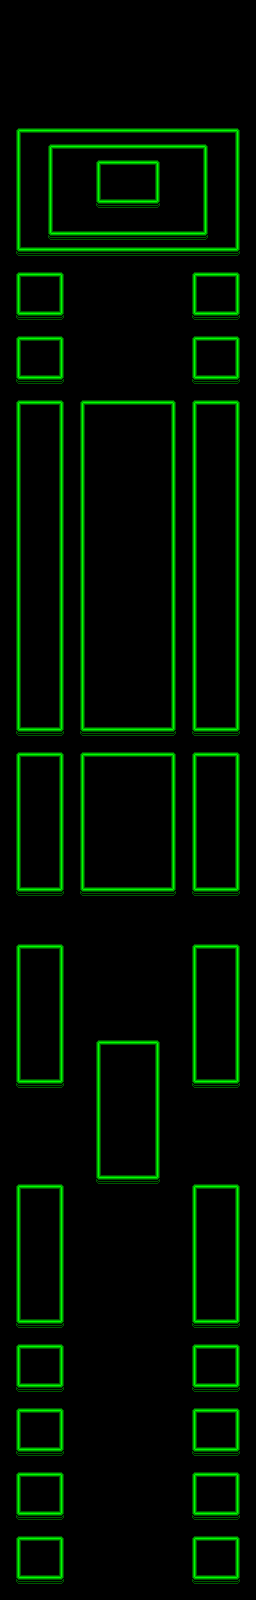

This game map was drawn from its Tiled (.tmx) file and the tilesets committed beside it. A one-line description and the full map source follow:
An orthogonal 16x100 tile map with 16x16 px tiles, 1 tile layer (Camada de Tiles 1).

<map version="1.5" tiledversion="2021.03.23" orientation="orthogonal" renderorder="right-down" width="16" height="100" tilewidth="16" tileheight="16" infinite="0" nextlayerid="2" nextobjectid="1">
 <tileset firstgid="1" source="tileset.tsx" />
 <layer id="1" name="Camada de Tiles 1" width="16" height="100">
  <data encoding="csv">
1,1,1,1,1,1,1,1,1,1,1,1,1,1,1,1,
1,1,1,1,1,1,1,1,1,1,1,1,1,1,1,1,
1,1,1,1,1,1,1,1,1,1,1,1,1,1,1,1,
1,1,1,1,1,1,1,1,1,1,1,1,1,1,1,1,
1,1,1,1,1,1,1,1,1,1,1,1,1,1,1,1,
1,1,1,1,1,1,1,1,1,1,1,1,1,1,1,1,
1,1,1,1,1,1,1,1,1,1,1,1,1,1,1,1,
1,1,1,1,1,1,1,1,1,1,1,1,1,1,1,1,
1,2,3,3,3,3,3,3,3,3,3,3,3,3,4,1,
1,18,1,2,3,3,3,3,3,3,3,3,4,1,20,1,
1,18,1,18,1,1,2,3,3,4,1,1,20,1,20,1,
1,18,1,18,1,1,18,19,19,20,1,1,20,1,20,1,
1,18,1,18,1,1,34,35,35,36,1,1,20,1,20,1,
1,18,1,18,1,1,1,1,1,1,1,1,20,1,20,1,
1,18,1,34,35,35,35,35,35,35,35,35,36,1,20,1,
1,34,35,35,35,35,35,35,35,35,35,35,35,35,36,1,
1,1,1,1,1,1,1,1,1,1,1,1,1,1,1,1,
1,2,3,4,1,1,1,1,1,1,1,1,2,3,4,1,
1,18,19,20,1,1,1,1,1,1,1,1,18,19,20,1,
1,34,35,36,1,1,1,1,1,1,1,1,34,35,36,1,
1,1,1,1,1,1,1,1,1,1,1,1,1,1,1,1,
1,2,3,4,1,1,1,1,1,1,1,1,2,3,4,1,
1,18,19,20,1,1,1,1,1,1,1,1,18,19,20,1,
1,34,35,36,1,1,1,1,1,1,1,1,34,35,36,1,
1,1,1,1,1,1,1,1,1,1,1,1,1,1,1,1,
1,2,3,4,1,2,3,3,3,3,4,1,2,3,4,1,
1,18,19,20,1,18,19,1,1,19,20,1,18,19,20,1,
1,18,1,20,1,18,1,1,1,1,20,1,18,1,20,1,
1,18,1,20,1,18,1,1,1,1,20,1,18,1,20,1,
1,18,19,20,1,18,19,1,1,19,20,1,18,19,20,1,
1,18,1,20,1,18,1,1,1,1,20,1,18,1,20,1,
1,18,1,20,1,18,1,1,1,1,20,1,18,1,20,1,
1,18,19,20,1,18,19,1,1,19,20,1,18,19,20,1,
1,18,1,20,1,18,1,1,1,1,20,1,18,1,20,1,
1,18,1,20,1,18,1,1,1,1,20,1,18,1,20,1,
1,18,1,20,1,18,1,1,1,1,20,1,18,1,20,1,
1,18,19,20,1,18,19,1,1,19,20,1,18,19,20,1,
1,18,1,20,1,18,1,1,1,1,20,1,18,1,20,1,
1,18,1,20,1,18,1,1,1,1,20,1,18,1,20,1,
1,18,19,20,1,18,19,1,1,19,20,1,18,19,20,1,
1,18,1,20,1,18,1,1,1,1,20,1,18,1,20,1,
1,18,19,20,1,18,19,1,1,19,20,1,18,19,20,1,
1,18,1,20,1,18,1,1,1,1,20,1,18,1,20,1,
1,18,1,20,1,18,1,1,1,1,20,1,18,1,20,1,
1,18,19,20,1,18,19,1,1,19,20,1,18,19,20,1,
1,34,35,36,1,34,35,35,35,35,36,1,34,35,36,1,
1,1,1,1,1,1,1,1,1,1,1,1,1,1,1,1,
1,2,3,4,1,2,3,3,3,3,4,1,2,3,4,1,
1,18,19,20,1,18,19,1,1,19,20,1,18,19,20,1,
1,18,1,20,1,18,1,1,1,1,20,1,18,1,20,1,
1,18,1,20,1,18,1,1,1,1,20,1,18,1,20,1,
1,18,19,20,1,18,19,1,1,19,20,1,18,19,20,1,
1,18,1,20,1,18,1,1,1,1,20,1,18,1,20,1,
1,18,1,20,1,18,1,1,1,1,20,1,18,1,20,1,
1,18,19,20,1,18,19,1,1,19,20,1,18,19,20,1,
1,34,35,36,1,34,35,35,35,35,36,1,34,35,36,1,
1,1,1,1,1,1,1,1,1,1,1,1,1,1,1,1,
1,1,1,1,1,1,1,1,1,1,1,1,1,1,1,1,
1,1,1,1,1,1,1,1,1,1,1,1,1,1,1,1,
1,2,3,4,1,1,1,1,1,1,1,1,2,3,4,1,
1,18,19,20,1,1,1,1,1,1,1,1,18,19,20,1,
1,18,1,20,1,1,1,1,1,1,1,1,18,1,20,1,
1,18,1,20,1,1,1,1,1,1,1,1,18,1,20,1,
1,18,19,20,1,1,1,1,1,1,1,1,18,19,20,1,
1,18,1,20,1,1,1,1,1,1,1,1,18,1,20,1,
1,18,1,20,1,1,2,3,3,4,1,1,18,1,20,1,
1,18,19,20,1,1,18,19,1,20,1,1,18,19,20,1,
1,34,35,36,1,1,18,1,1,20,1,1,34,35,36,1,
1,1,1,1,1,1,18,1,1,20,1,1,1,1,1,1,
1,1,1,1,1,1,18,19,1,20,1,1,1,1,1,1,
1,1,1,1,1,1,18,1,1,20,1,1,1,1,1,1,
1,1,1,1,1,1,18,1,1,20,1,1,1,1,1,1,
1,1,1,1,1,1,18,19,19,20,1,1,1,1,1,1,
1,1,1,1,1,1,34,35,35,36,1,1,1,1,1,1,
1,2,3,4,1,1,1,1,1,1,1,1,2,3,4,1,
1,18,19,20,1,1,1,1,1,1,1,1,18,19,20,1,
1,18,1,20,1,1,1,1,1,1,1,1,18,1,20,1,
1,18,1,20,1,1,1,1,1,1,1,1,18,1,20,1,
1,18,19,20,1,1,1,1,1,1,1,1,18,19,20,1,
1,18,1,20,1,1,1,1,1,1,1,1,18,1,20,1,
1,18,1,20,1,1,1,1,1,1,1,1,18,1,20,1,
1,18,19,20,1,1,1,1,1,1,1,1,18,19,20,1,
1,34,35,36,1,1,1,1,1,1,1,1,34,35,36,1,
1,1,1,1,1,1,1,1,1,1,1,1,1,1,1,1,
1,2,3,4,1,1,1,1,1,1,1,1,2,3,4,1,
1,18,19,20,1,1,1,1,1,1,1,1,18,19,20,1,
1,34,35,36,1,1,1,1,1,1,1,1,34,35,36,1,
1,1,1,1,1,1,1,1,1,1,1,1,1,1,1,1,
1,2,3,4,1,1,1,1,1,1,1,1,2,3,4,1,
1,18,19,20,1,1,1,1,1,1,1,1,18,19,20,1,
1,34,35,36,1,1,1,1,1,1,1,1,34,35,36,1,
1,1,1,1,1,1,1,1,1,1,1,1,1,1,1,1,
1,2,3,4,1,1,1,1,1,1,1,1,2,3,4,1,
1,18,19,20,1,1,1,1,1,1,1,1,18,19,20,1,
1,34,35,36,1,1,1,1,1,1,1,1,34,35,36,1,
1,1,1,1,1,1,1,1,1,1,1,1,1,1,1,1,
1,2,3,4,1,1,1,1,1,1,1,1,2,3,4,1,
1,18,19,20,1,1,1,1,1,1,1,1,18,19,20,1,
1,34,35,36,1,1,1,1,1,1,1,1,34,35,36,1,
1,1,1,1,1,1,1,1,1,1,1,1,1,1,1,1
</data>
 </layer>
</map>
